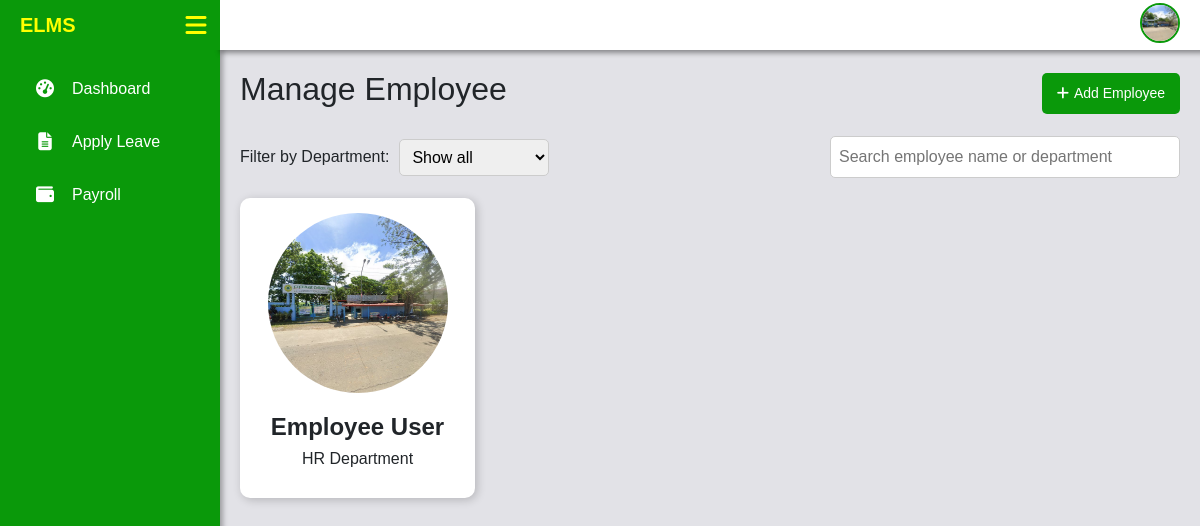
/admin/manage_employees.php (signed in), run on the app's committed database.
### tables this page shows
CREATE TABLE `users` (
  `user_id` int(11) NOT NULL,
  `first_name` varchar(50) NOT NULL,
  `middle_name` varchar(50) DEFAULT NULL,
  `last_name` varchar(50) NOT NULL,
  `email` varchar(100) NOT NULL,
  `password` varchar(255) NOT NULL,
  `role` enum('Admin','Employee') NOT NULL,
  `gender` enum('Male','Female') NOT NULL,
  `phone` varchar(20) DEFAULT NULL,
  `address` text DEFAULT NULL,
  `birthdate` date DEFAULT NULL,
  `employment_start_date` date DEFAULT NULL,
  `employment_end_date` date DEFAULT NULL,
  `department_id` int(11) DEFAULT NULL,
  `created_at` timestamp NOT NULL DEFAULT current_timestamp(),
  `profile_picture` varchar(255) DEFAULT NULL,
  `employee_type` varchar(50) NOT NULL,
  `salary` decimal(10,2) NOT NULL DEFAULT 0.00,
  `leave_balance` int(11) NOT NULL DEFAULT 0,
  `reset_token` varchar(64) DEFAULT NULL,
  `token_expiry` datetime DEFAULT NULL
);

CREATE TABLE `departments` (
  `id` int(11) NOT NULL,
  `department_name` varchar(100) NOT NULL,
  `department_description` text DEFAULT NULL,
  `created_at` timestamp NOT NULL DEFAULT current_timestamp()
);

### admin/manage_employees.php (the view, shortened to what this page needs)
<?php
    include '../db.php';
    include '../includes/navbar.php';
    $stmt = $pdo->prepare("SELECT id, department_name FROM departments ORDER BY department_name ASC");
    $stmt->execute();
    $departments = $stmt->fetchAll(PDO::FETCH_ASSOC);
    $stmt = $pdo->prepare("SELECT user_id, first_name, last_name, department_id, profile_picture FROM users WHERE role = 'Employee'");
    $stmt->execute();
    $employees = $stmt->fetchAll(PDO::FETCH_ASSOC);
?>
<!DOCTYPE html>
<html lang="en">
<head>
    <link rel="stylesheet" href="https://cdnjs.cloudflare.com/ajax/libs/font-awesome/6.4.2/css/all.min.css">
    <link href="https://cdn.jsdelivr.net/npm/bootstrap@5.3.0/dist/css/bootstrap.min.css" rel="stylesheet">
</head>
<body>
    <div class="content" id="content">
        <div class="top-bar">
            <h2>Manage Employee</h2>
            <button type="button" class="btn add-employee-btn" data-bs-toggle="modal" data-bs-target="#employeeModal">
                <i class="fas fa-plus"></i> Add Employee
            </button>
        </div>
        <div class="filter-section">
            <div class="filter-group">
                <label for="departmentFilter">Filter by Department:</label>
                <select id="departmentFilter">
                    <option value="all">Show all</option>
                </select>
            </div>
            <input type="text" id="searchEmployee" class="search-employee" placeholder="Search employee name or department">
        </div>
        <div class="employee-container" id="employeeList">
            <?php foreach ($employees as $emp) : ?>
                <div class="employee-card" data-department="<?= $emp['department_id'] ?>">
                    <div class="image-container">
                        <img src="../files/images/<?= !empty($emp['profile_picture']) ? htmlspecialchars($emp['profile_picture']) : 'default.png'; ?>" alt="Employee">
                    </div>
                    <h2><?= htmlspecialchars($emp['first_name'] . ' ' . $emp['last_name']) ?></h2>
                    <p>
                        <?php
                            $deptName = "No Department";
                            foreach ($departments as $dept) {
                                if ($dept['id'] == $emp['department_id']) {
                                    $deptName = $dept['department_name'];
                                    break;
                                }
                            }
                            echo htmlspecialchars($deptName);
                        ?>
                    </p>
                </div>
            <?php endforeach; ?>
        </div>
    </div>
</body>
</html>

### includes/navbar.php (shortened to what this page needs)
<?php
    $role = $_SESSION['role'] ?? 'Employee';
    $email = $_SESSION['email'] ?? '';
    require '../db.php';
    $stmt = $pdo->prepare("SELECT profile_picture FROM users WHERE email = :email");
    $stmt->bindParam(':email', $email, PDO::PARAM_STR);
    $stmt->execute();
    $user = $stmt->fetch(PDO::FETCH_ASSOC);
    $profile_picture = $user['profile_picture'] ?? 'default.png';
    $protocol = isset($_SERVER['HTTPS']) && $_SERVER['HTTPS'] === 'on' ? "https://" : "http://";
    $host = $_SERVER['HTTP_HOST'];
    $basePath = ($role === 'Admin') ? "/elmsv2/admin/" : "/elmsv2/employee/";
    $dashboard_link = $protocol . $host . $basePath . 'dashboard.php';
?>
<!DOCTYPE html>
<html lang="en">
<head>
    <link rel="stylesheet" href="https://cdnjs.cloudflare.com/ajax/libs/font-awesome/6.5.1/css/all.min.css">
</head>
<body>
    <aside class="sidebar" id="sidebar">
        <ul>
            <li><a href="<?= $dashboard_link; ?>"><i class="fas fa-tachometer-alt"></i> Dashboard</a></li>
            <?php if ($role == 'Admin'): ?>
                <li><a href="../admin/departments.php"><i class="fas fa-building"></i> Departments</a></li>
                <li><a href="../admin/manage_employees.php"><i class="fas fa-users"></i> Manage Staff</a></li>
                <li><a href="../admin/manage_leave.php"><i class="fas fa-calendar-check"></i> Manage Leave</a></li>
                <li><a href="../admin/manage_payroll.php"><i class="fas fa-file-invoice-dollar"></i> Manage Payroll</a></li>
                <!-- <li><a href="../admin/manage_attendance.php"><i class="fas fa-user-clock"></i> Attendance</a></li>
                <li><a href="../admin/settings.php"><i class="fas fa-cogs"></i> Settings</a></li> -->
            <?php elseif ($role == 'Employee'): ?>
                <li><a href="../employee/apply_leave.php"><i class="fas fa-file-alt"></i> Apply Leave</a></li>
                <li><a href="../employee/payroll.php"><i class="fas fa-wallet"></i> Payroll</a></li>
            <?php endif; ?>
        </ul>
    </aside>
    <div class="topbar" id="topbar">
        <div class="logo">ELMS</div>
        <i class="fa-solid fa-bars menu-icon" id="menuIcon"></i>
    </div>
    <div class="profile-picture-container" id="profileDropdown">
        <img src="../files/images/<?php echo htmlspecialchars($profile_picture); ?>" alt="Profile" class="profile-img">
    </div>
</body>
</html>

### includes/fade_in.php (style rules this page uses)
body { opacity: 0; transition: opacity 1s ease-in; }
body.fade-in { opacity: 1; }

### includes/navbar.php (style rules this page uses)
body { margin: 0; font-family: Arial, sans-serif; }
.topbar { height: 50px; width: calc(100% + 220px); background: linear-gradient(to right, #0a990a 220px, white 220px); color: yellow; display: flex; align-items: center; padding: 0 20px; position: fixed; left: 0; transition: transform 0.3s ease-in-out; box-shadow: 220px 3px 5px rgba(0, 0, 0, 0.4); z-index: 1000; }
.logo { font-size: 20px; font-weight: bold; margin-right: 110px; }
.menu-icon { font-size: 24px; cursor: pointer; transition: transform 0.3s ease-in-out; }
.profile-picture-container { position: fixed; right: 20px; cursor: pointer; top: 2.5px; transition: right 0.3s ease-in-out; z-index: 1001; }
.profile-img { width: 40px; height: 40px; border-radius: 50%; object-fit: cover; border: 2px solid #0a990a; }
.sidebar { display: block; width: 220px; height: 100vh; background-color: #0a990a; color: yellow; position: fixed; left: 0; top: 0; padding-top: 60px; transition: transform 0.3s ease-in-out; box-shadow: 3px 0 5px rgba(0, 0, 0, 0.3); z-index: 1000; }
.sidebar ul { list-style: none; padding: 0; }
.sidebar ul li { padding: 12px 20px; margin: 5px 10px; cursor: pointer; border-radius: 5px; display: flex; align-items: center; transition: background 0.3s ease-in-out; z-index: 1000; }
.sidebar ul li a { color: white; text-decoration: none; font-size: 16px; display: flex; align-items: center; width: 100%; }
.sidebar ul li i { width: 30px; text-align: center; margin-right: 12px; font-size: 18px; }

### admin/manage_employees.php (style rules this page uses)
body { margin: 0; font-family: Arial, sans-serif; background-color: #e2e2e7; }
.content { margin-left: 220px; padding: 70px 20px 20px 20px; transition: margin-left 0.3s ease-in-out; }
.top-bar { display: flex; justify-content: space-between; align-items: center; margin-bottom: 20px; }
.filter-section { display: flex; align-items: center; gap: 15px; width: 100%; justify-content: space-between; margin-bottom: 20px; }
.filter-group { display: flex; align-items: center; gap: 10px; }
.search-employee { padding: 8px; border: 1px solid #ccc; border-radius: 5px; width: 350px; }
select, input[type="text"] { padding: 8px; border: 1px solid #ccc; border-radius: 5px; }
.employee-container { display: flex; flex-wrap: wrap; gap: 30px; }
.employee-card { position: relative; background: white; border-radius: 10px; box-shadow: 2px 2px 10px rgba(0, 0, 0, 0.2); padding: 15px; text-align: center; width: 235px; height: 300px; overflow: hidden; transition: transform 0.2s ease-in-out; }
.image-container { position: relative; display: inline-block; width: 180px; height: 180px; margin: auto; margin-bottom: 20px; }
.employee-card img { width: 180px; height: 180px; border-radius: 50%; margin-bottom: 10px; transition: opacity 0.3s ease-in-out; }
.employee-card h2 { margin: 0 0; font-size: 24px; font-weight: bold; text-overflow: ellipsis; }
.employee-card p { margin: 5px 0; font-size: 16px; text-overflow: ellipsis; }
.add-employee-btn { background-color: #0a990a; color: white; padding: 10px 15px; border: none; border-radius: 5px; font-size: 14px; cursor: pointer; display: flex; align-items: center; }
.add-employee-btn i { margin-right: 5px; }

### data on the page
users: profile_picture (picture), first_name+last_name "Employee User", department.department_name "HR Department"
